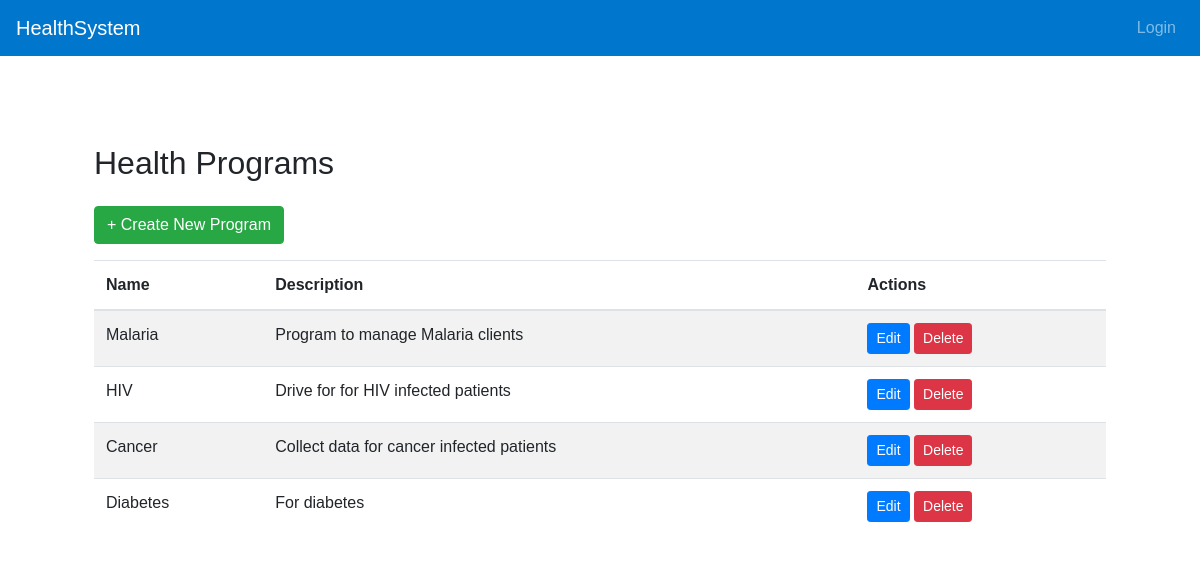
The app's page /programs/, older data.
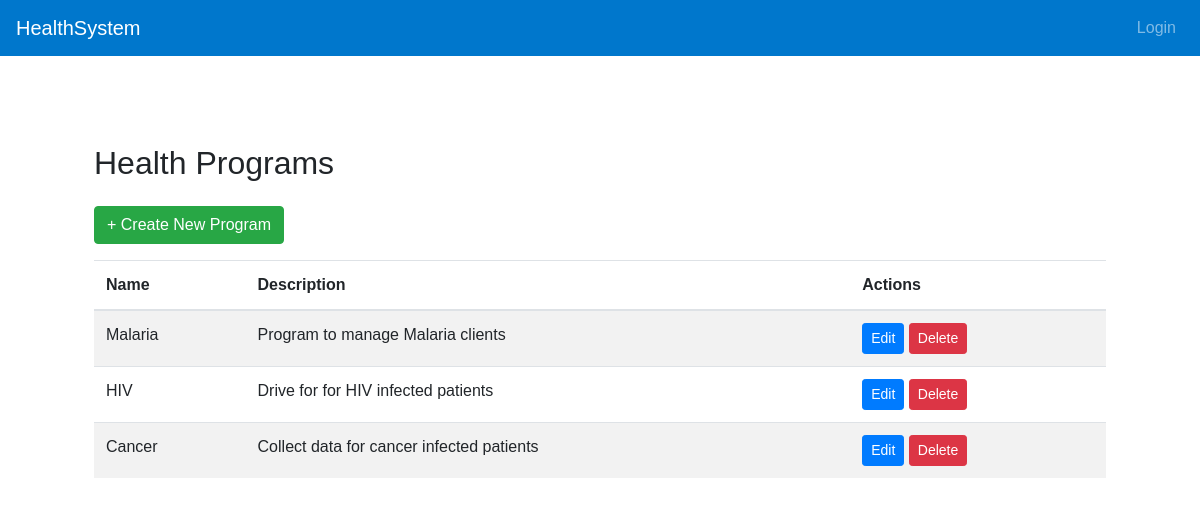
The same page, newer data.
### health/models.py (models this page shows, shortened)
class HealthProgram(models.Model):
    name = models.CharField(max_length=100, unique=True)
    description = models.TextField(blank=True)

### health/views.py (the view)
# urls.py: path('programs/', views.program_list, name='program_list'),
def program_list(request):
    programs = HealthProgram.objects.all()
    return render(request, 'program_list.html', {'programs': programs})

### health/templates/program_list.html
{% extends 'base.html' %}
{% block content %}
<div class="container mt-4">
    <h2 class="mb-4">Health Programs</h2>
    <a href="{% url 'create_program' %}" class="btn btn-success mb-3">+ Create New Program</a>
    <table class="table table-striped">
        <thead>
            <tr>
                <th>Name</th>
                <th>Description</th>
                <th>Actions</th>
            </tr>
        </thead>
        <tbody>
            {% for program in programs %}
            <tr>
                <td>{{ program.name }}</td>
                <td>{{ program.description }}</td>
                <td>
                    <a href="{% url 'edit_program' program.id %}" class="btn btn-sm btn-primary">Edit</a>
                    <a href="{% url 'delete_program' program.id %}" class="btn btn-sm btn-danger" onclick="return confirm('Are you sure you want to delete this program?')">Delete</a>
                </td>
            </tr>
            {% empty %}
            <tr>
                <td colspan="3">No programs found.</td>
            </tr>
            {% endfor %}
        </tbody>
    </table>
</div>
{% endblock %}

Row changes from the older to the newer data that the page shows:
removed HealthProgram: name "Diabetes", description "For diabetes"
